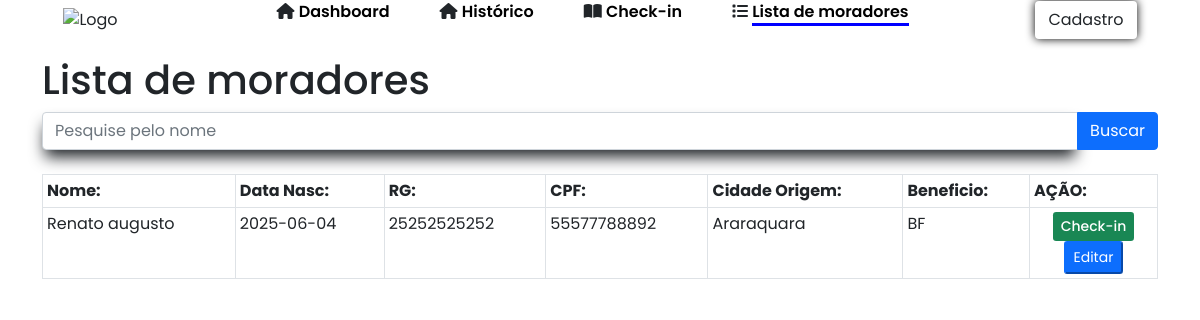
Screenshot of /Paginas/fazcheckin.php with the database file from the repository.
### tables this page shows
CREATE TABLE moradores(
    id INTEGER PRIMARY KEY AUTOINCREMENT,
    nome TEXT NOT NULL,
    data_nasc TEXT NOT NULL,
    rg TEXT NOT NULL,
    cpf TEXT NOT NULL,
    cidade_origem TEXT NOT NULL,
    beneficio TEXT NOT NULL
    );

### Paginas/fazcheckin.php (the view, shortened to what this page needs)
<?php
require '../Formularios/processo.php';
$pesquisa = $_GET['nome'] ?? '';
if($pesquisa){
  $stmt = $db->prepare("SELECT * FROM moradores WHERE nome LIKE ?");
  $stmt->execute(["%$pesquisa%"]);
}
else{
$stmt = $db->prepare("SELECT * from moradores");
$stmt->execute();
}
$moradores = $stmt->fetchAll(PDO::FETCH_ASSOC);
?>
<!DOCTYPE html>
<html lang="pt-BR">
<head>
    <link rel="stylesheet" href="../css/style.css">
    <link rel="stylesheet" href="../css/navbar.css">
    <link rel="stylesheet" href="../css/home.css">
    <link href="https://cdn.jsdelivr.net/npm/bootstrap@5.0.2/dist/css/bootstrap.min.css" rel="stylesheet">
    <link rel="stylesheet" href="https://cdnjs.cloudflare.com/ajax/libs/font-awesome/6.7.2/css/all.min.css">
  </head>
    <body>
 <nav id="navbar">
  <img src="https://www.aparecida.sp.gov.br/img/logo_rodape.png" class="img-fluid " alt="Logo">
   <ul id="nav_list">
        <li class="nav-item">
            <i class="fa-solid fa-house"></i>
          <a href="/Paginas/index.php">Dashboard</a>
          </li>
            <li class="nav-item">
          <i class="fa-solid fa-house"></i>
          <a href="/Paginas/checarlista.php">Histórico</a>
          </li>
            <li class="nav-item">
          <i class="fa-solid fa-book-open"></i>
          <a href="/Paginas/lista.php">Check-in</a>
          </li>
          <li class="nav-item active">
            <i class="fa-solid fa-list"></i>
          <a href="/Paginas/fazcheckin.php">Lista de moradores</a>
          </li>
      </ul>
      <a href ='cadmorador.html' class = 'btn btn-default'>
          Cadastro
      </a>
     </nav>
      <main id="content">
        <div class="container pt-3">
        <h1>Lista de moradores</h1>
        <form method="get" action="fazcheckin.php">
          <div class = "input-group">
          <input type="text" class="form-control" placeholder="Pesquise pelo nome" name="nome" value=<?php echo htmlspecialchars($pesquisa);?>>
          <button class="btn btn-primary" type="submit">Buscar</button>
          </div>
        </form><br>
        <?php if (count($moradores) > 0): ?>
        <table class="table table-bordered table-sm table-responsive">
            <tr>
                <th>Nome:</th>
                <th>Data Nasc:</th>
                <th>RG:</th>
                <th>CPF:</th>
                <th>Cidade Origem:</th>
                <th>Beneficio:</th>
                <th>AÇÃO:</th>
            </tr>
            <?php foreach ($moradores as $m): ?>
            <tr>
                <td><?php echo ($m['nome'])?></td>
                <td><?php echo ($m['data_nasc'])?></td>
                <td><?php echo ($m['rg'])?></td>
                <td><?php echo ($m['cpf'])?></td>
                <td><?php echo ($m['cidade_origem'])?></td>
                <td><?php echo ($m['beneficio'])?></td>
                <td>
                    <form method="get" action = "/Formularios/checkin.php" onsubmit="return confirm('Deseja confirmar o check-in?')">
                    <button class="btn-sm btn-success" type = "submit">Check-in</button>
                    </form>
                    <form method="get" action = "/Formularios/editar.php" onsubmit="return confirm('Deseja editar o cadastro?')">
                    <button class="btn-sm btn-primary" type = "submit">Editar</button>
                    </form>
                </td>
            </tr>
            <?php endforeach; ?>
        </table>
        <?php else: ?>
            <p>Nenhum morador encontrado.</p>
        <?php endif; ?>
          </div>
          </main>
        </body>
        </html>

### css/style.css (style rules this page uses)
* { font-family: 'Poppins', sans-serif; margin: 0; padding: 0; box-sizing: border-box; align-items: center; justify-content: center; }
html { height: 100%; }
form { display: flex; }

### css/navbar.css (style rules this page uses)
#navbar { width: 100%; display: flex; align-items: center; justify-content: space-around; }
#nav_list { display: flex; list-style: none; gap: 50px; }
.nav-item a { text-decoration: none; color: black; font-weight: 600; }
.nav-item.active a { color: black; border-bottom: 3px solid blue; }
.btn-default { border: none; color: white; display: flex; align-items: center; text-decoration: none; background-color: blue; border-radius: 12px; padding: 10px 14px; font-weight: 600; box-shadow: 0 0 10px black; cursor: pointer; transition: background-color .3s ease; }
.btn-success { background-color: green; display: flex; align-items: center; border: none; padding: 8px 12px; border-radius: 8px; font-size: 15px; font-weight: 500; cursor: pointer; gap: 8px; box-shadow: 0px 10px 15px -3px; }
form { display: flex; justify-content: space-between; flex-direction: column; gap: 30px; height: 100%; }
.form-control { display: flex; align-items: center; background-color: white; box-shadow: 0px 10px 15px -3px; padding: 10px; width: 100%; border: none; border-radius: 8px; }

### rows the page displays
moradores: nome "Renato augusto", data_nasc "2025-06-04", rg "25252525252", cpf "55577788892", cidade_origem "Araraquara", beneficio "BF"
